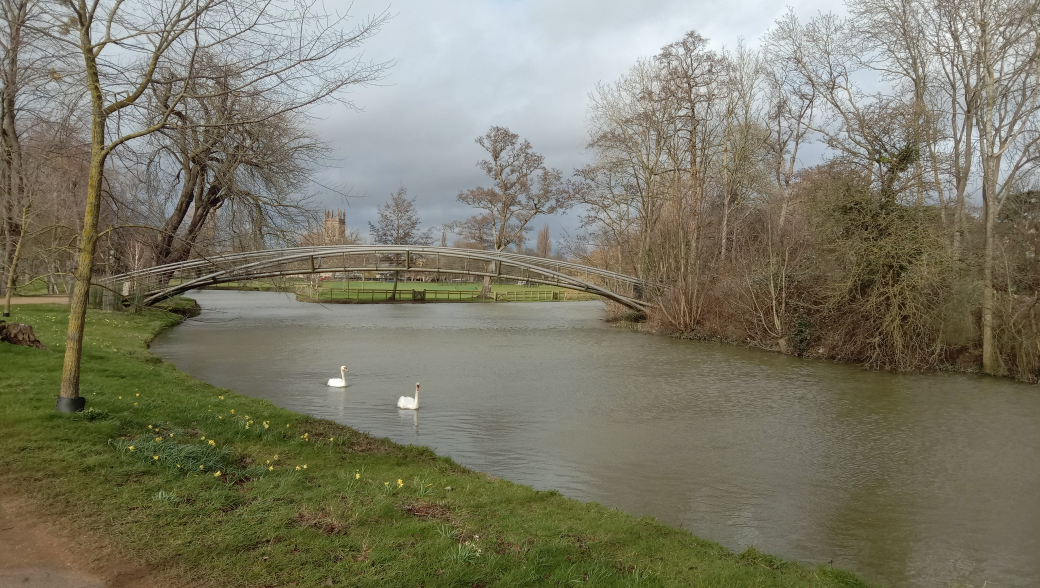
#> input picture ducks.jpeg, 4160 x 2352 px (shown at 1/4 size); its folder holds only this picture in this run
$ python -i task2.py   (imports and definitions only)   (older library calls are emulated)
#> lines starting #> are read from the running program, lines starting #| are printed output that depends on the picture
#> further down, picture is the input picture: shape (2352, 4160, 3); mean B, G, R 103.3, 121.8, 123.8
import pandas as pd
import cv2
import numpy as np
from scipy.signal import fftconvolve, convolve, correlate
from pathlib import Path
from cv2.typing import MatLike
from typing import Iterator

TEMPLATE_PYRAMID_SCALES = [5/8, 4/8, 3/8, 2/8, 1/8]

# [418 lines left out: functions predict_all_templates, predict_bounding_box, non_max_suppression, calculate_iou, annotate_predictions, correlate_naive and 13 more, not called in this run]

def histogram_normalise(image: MatLike) -> MatLike:
    # [4 lines of commented-out code are left out]

    """Apply histogram normalisation to image."""
    yuv_image = cv2.cvtColor(image, cv2.COLOR_BGR2YUV)
#> yuv_image: shape (2352, 4160, 3); mean of channels 0, 1, 2 120.3, 119.7, 131.1
    yuv_image[:,:,0] = cv2.equalizeHist(yuv_image[:,:,0])
#> yuv_image: shape (2352, 4160, 3); mean of channels 0, 1, 2 128.4, 119.7, 131.1
    equalized_image = cv2.cvtColor(yuv_image, cv2.COLOR_YUV2BGR)
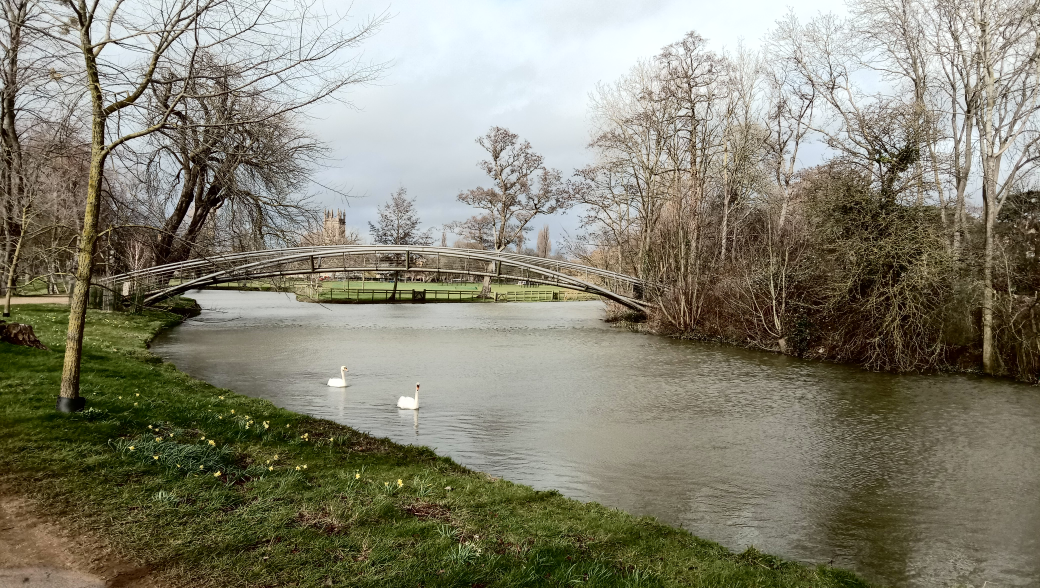
#> equalized_image: shape (2352, 4160, 3) (shown at 1/4 size); mean B, G, R 113.1, 129.9, 132

    return equalized_image

# [70 lines left out: functions add_gaussian_noise, debug_template_metrics, not called in this run]
    # template_metrics_df.plot(x="classname", y=["accuracy", "true positive rate", "false positive rate", "false negative rate"])
    # template_metrics_df.plot(x="classname", y="accuracy")
    # pd.DataFrame(dataframe, columns=columns).to_csv("metrics-per-template.csv")

>>> import cv2
>>> picture = cv2.imread('ducks.jpeg')
>>> result = histogram_normalise(picture)
